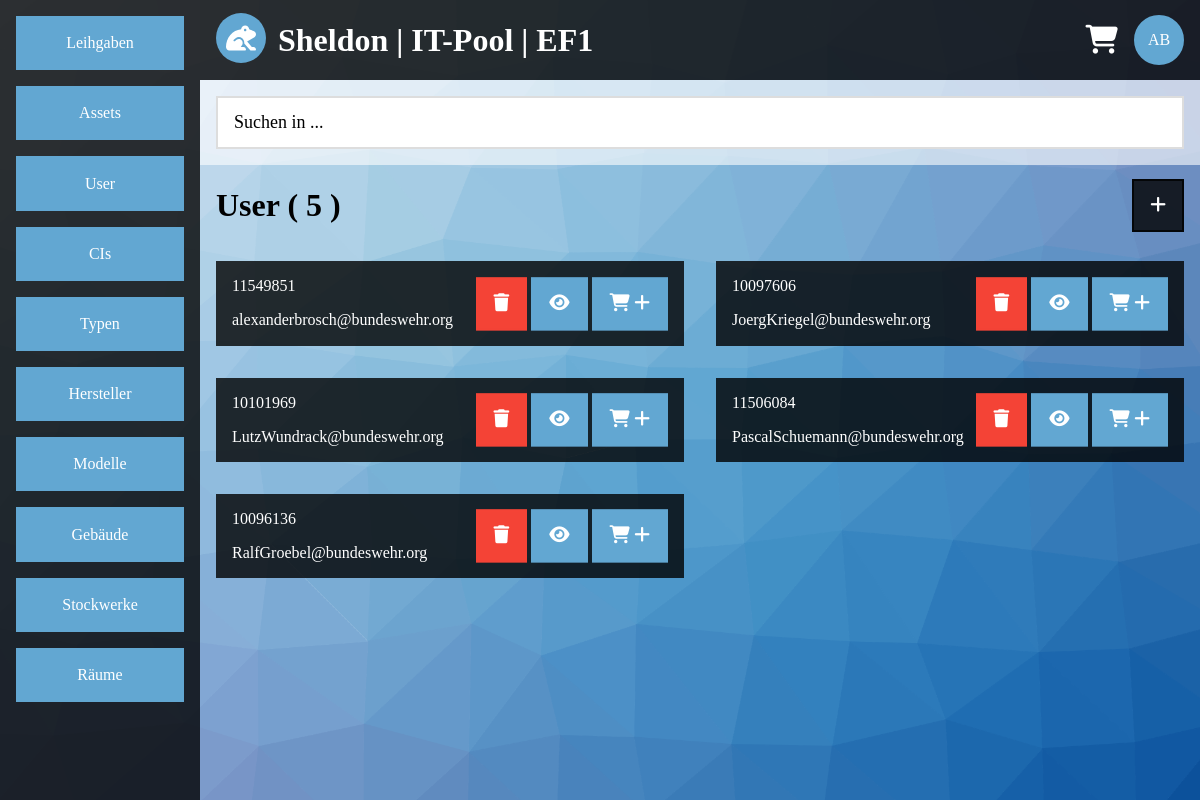
The app's page /list.php?category=user&site=0&amount=5 (signed in) with its own data.
### tables this page shows
CREATE TABLE IF NOT EXISTS `user` (
  `user_id` int(8) NOT NULL,
  `user_rank_id` int(2) NOT NULL,
  `user_vname` varchar(200) NOT NULL,
  `user_name` varchar(200) NOT NULL,
  `user_email` varchar(200) NOT NULL,
  `user_building_id` int(255) NOT NULL DEFAULT '1',
  `user_floor_id` int(255) NOT NULL DEFAULT '1',
  `user_room_id` int(255) NOT NULL DEFAULT '1',
  `user_password` varchar(200) NOT NULL,
  `user_salt` varchar(10) NOT NULL,
  `user_active` enum('0','1') NOT NULL DEFAULT '0',
  `user_admin` enum('0','1') NOT NULL DEFAULT '0',
  `user_failed_login` enum('0','1','2') NOT NULL DEFAULT '0',
  PRIMARY KEY (`user_id`),
  UNIQUE KEY `user_email` (`user_email`),
  KEY `user_building_id` (`user_building_id`),
  KEY `user_floor_id` (`user_floor_id`),
  KEY `user_room_id` (`user_room_id`),
  KEY `user_rank_id` (`user_rank_id`)
);

### list.php (the view, shortened to what this page needs)
<?php
require($_SERVER['DOCUMENT_ROOT'].'/include/config.inc.php');
$output = '';
$sql = mysqli_connect($app_sqlhost,$app_sqluser,$app_sqlpasswd,$app_sqldb);
if(!$sql)
{
	$output .= '<div class="container">';
	$output .= '<div class="content-center container white-alpha">';
	$output .= '<h1>Error</h1>';
	$output .= '<div class="panel black-alpha">';
	$output .= '<p>Es konnte keine Datenbankverbindung hergestellt werden.</p>';
	$output .= '</div>';
	$output .= '</div>';
	$output .= '</div>';
}
else
{
	$sql->query('SET NAMES UTF8');
	if(!empty($_GET))
	{
		if(empty($_GET['category']) || $_GET['site'] == "" || empty($_GET['amount']))
		{
			$output .= '<div class="container">';
			$output .= '<div class="content-center container white-alpha">';
			$output .= '<h1>Error</h1>';
			$output .= '<div class="panel black-alpha">';
			$output .= '<p>Es wurden nicht alle Daten gesendet.</p>';
			$output .= '</div>';
			$output .= '</div>';
			$output .= '</div>';
		}
		else
		{
			if(preg_match('/[^a-z]/',$_GET['category']) == 0)
			{
				$allowed_category = array('lend','asset','user','vendor','model','type','building','floor','room','ci');
				if(in_array($_GET['category'],$allowed_category))
				{
					if(preg_match('/[^0-9]/',$_GET['site']) == 0)
					{
						if(preg_match('/[^0-9]/',$_GET['amount']) == 0)
						{
							$allowed_amount = array(5,10,15);
							if(in_array($_GET['amount'],$allowed_amount))
							{
								$category_german = array('Leihgaben','Assets','User','Hersteller','Modelle','Typen','Geb&auml;ude','Stockwerke','R&auml;ume','CIs');
								$array_key = array_search($_GET['category'],$allowed_category);
								$archived_input = '';
								if($_GET['category'] == $allowed_category[0])
								{
									if($_GET['archived'] == "")
									{
										header('location:http://'.$_SERVER['HTTP_HOST'].'/list.php?category=lend&site=0&amount=5&archived=0');
										exit;
									}
									else
									{
										if(preg_match('/[^0-9]/',$_GET['archived']) == 0)
										{
											$allowed_archived = array(0,1);
											if(in_array($_GET['archived'],$allowed_archived))
											{
												$archived_input .= '<input type="hidden" name="archived" value="'.$_GET['archived'].'"/>';
												$query = sprintf("
												SELECT lend_id
												FROM lend
												WHERE lend_archived = '%s';",
												$sql->real_escape_string($_GET['archived']));
												$result = $sql->query($query);
												$amount_gs = mysqli_num_rows($result);
												if($amount_gs > 0)
												{
													if($_GET['site']*$_GET['amount'] >= $amount_gs)
													{
														$_GET['site'] = 0;
													}
													$i = 0;
													$output .= '<div class="container">';
													$output .= '<table class="block"><tr>';
													if($_GET['archived'] == $allowed_archived[0])
													{
														$output .= '<td class="col-l6"><h1>aktive '.$category_german[$array_key].' ( '.$amount_gs.' )</h1></td>';
														$output .= '<td class="col-l6 text-right"><a class="btn-default border border-black-alpha black-alpha hover-white-alpha hover-text-black-alpha" href="list.php?category='.$_GET['category'].'&site=0&amount=5&archived=1"><i class="fa-solid fa-file-zipper"></i></a></td>';
													}
													else if($_GET['archived'] == $allowed_archived[1])
													{
														$output .= '<td class="col-l6"><h1>archivierte '.$category_german[$array_key].' ( '.$amount_gs.' )</h1></td>';
														$output .= '<td class="col-l6 text-right"><a class="btn-default border border-black-alpha black-alpha hover-white-alpha hover-text-black-alpha" href="list.php?category='.$_GET['category'].'&site=0&amount=5&archived=0"><i class="fas fa-clock"></i></a></td>';
													}
													$output .= '</tr></table>';
													$output .= '</div>';
													$output .= '<ul class="flex block">';
													$query = sprintf("
													SELECT lend_id,user_name,user_vname,lend_user_id,lend_start
													FROM lend
													INNER JOIN user ON user_id = lend_user_id
													WHERE lend_archived = '%s'
													LIMIT %s,%s;",
													$sql->real_escape_string($_GET['archived']),
													$sql->real_escape_string($_GET['site']*$_GET['amount']),
													$sql->real_escape_string($_GET['amount']));
													$result = $sql->query($query);
													while($row = $result->fetch_array(MYSQLI_ASSOC))
													{
														$lend_start = date('d.m.Y',strtotime($row['lend_start']));
														if($i == 2)
														{
															$output .= '</ul>';
															$output .= '<ul class="flex block">';
															$i = 0;
														}
														$output .= '<li class="col-s12 col-m6 col-l6">';
														$output .= '<div class="text-center-medium text-center-small margin container display-container black-alpha">';
														$output .= '<p>'.$row['lend_user_id'].'</p>';
														$output .= '<p>'.$row['user_name'].', '.$row['user_vname'].'</p>';
														$output .= '<p>verliehen am '.$lend_start.'</p>';
														$output .= '<div class="container-large display-middle-right-large section-medium section-small">';
														$output .= '<a class="btn-default border border-light-blue light-blue hover-white hover-text-blue" href="view.php?category='.$_GET['category'].'&id='.$row['lend_id'].'"><i class="fas fa-eye"></i></a>';
														$output .= '</div>';
														$output .= '</div>';
														$output .= '</li>';
														$i++;
													}
													$output .= '</ul>';
												}
												else
												{
													$output .= '<div class="container">';
													$output .= '<div class="content-center container white-alpha">';
													$output .= '<h1>Info</h1>';
													$output .= '<div class="panel black-alpha">';
													$output .= '<p>Es wurden keine Eintr&auml;ge gefunden.</p>';
													$output .= '<p><a class="block btn-default border border-light-blue light-blue hover-white hover-text-blue" href="list.php?category='.$_GET['category'].'&site=0&amount=5&archived=0">aktive Leihgaben</a></p>';
													$output .= '<p><a class="block btn-default border border-light-blue light-blue hover-white hover-text-blue" href="list.php?category='.$_GET['category'].'&site=0&amount=5&archived=1">archivierte Leihgaben</a></p>';
													$output .= '</div>';
													$output .= '</div>';
													$output .= '</div>';
												}
											}
											else
											{
												header('location:http://'.$_SERVER['HTTP_HOST'].'/list.php?category=lend&site=0&amount=5&archived=0');
												exit;
											}
										}
										else
										{
											header('location:http://'.$_SERVER['HTTP_HOST'].'/list.php?category=lend&site=0&amount=5&archived=0');
											exit;
										}
									}
								}
								else
								{
									$query = sprintf("
									SELECT %s_id
									FROM %s;",
									$sql->real_escape_string($_GET['category']),
									$sql->real_escape_string($_GET['category']));
									$result = $sql->query($query);
									$amount_gs = mysqli_num_rows($result);
									if($amount_gs > 0)
									{
										$i = 0;
										$output .= '<div class="container">';
										$output .= '<table class="block"><tr>';
										$output .= '<td class="col-l6"><h1>'.$category_german[$array_key].' ( '.$amount_gs.' )</h1></td>';
										$output .= '<td class="col-l6"><div class="text-right"><a class="btn-default border border-black-alpha black-alpha hover-white-alpha hover-text-black-alpha" href="add.php?category='.$_GET['category'].'"><i class="fas fa-plus"></i></a></div></td>';
										$output .= '</tr></table>';
										$output .= '</div>';
										$output .= '<ul class="flex block">';
										if($_GET['category'] == $allowed_category[1])
										{
											$query = sprintf("
											SELECT asset_id,type_name,vendor_name,model_name,asset_serial,asset_locked
											FROM asset
											INNER JOIN type ON type_id = asset_type_id
											INNER JOIN vendor ON vendor_id = asset_vendor_id
											INNER JOIN model ON model_id = asset_model_id
											LIMIT %s,%s;",
											$sql->real_escape_string($_GET['site']*$_GET['amount']),
											$sql->real_escape_string($_GET['amount']));
											$result = $sql->query($query);
											while($row = $result->fetch_array(MYSQLI_ASSOC))
											{
												if($i == 2)
												{
													$output .= '</ul>';
													$output .= '<ul class="flex block">';
													$i = 0;
												}
												$output .= '<li class="col-s12 col-m6 col-l6">';
												$output .= '<div class="text-center-medium text-center-small margin container display-container black-alpha">';
												$output .= '<p>'.$row['type_name'].' / '.$row['vendor_name'].' / '.$row['model_name'].'</p>';
												$output .= '<p>'.$row['asset_serial'].'</p>';
												$output .= '<div class="container-large display-middle-right-large section-medium section-small">';
												$output .= '<a class="btn-default border border-red red hover-white hover-text-red" href="del.php?category='.$_GET['category'].'&id='.$row['asset_id'].'&returnto='.urlencode('http://'.$_SERVER['HTTP_HOST'].'/list.php?category='.$_GET['category'].'&site='.$_GET['site'].'&amount='.$_GET['amount']).'"><i class="fas fa-trash"></i></a> ';
												$output .= '<a class="btn-default border border-light-blue light-blue hover-white hover-text-blue" href="view.php?category='.$_GET['category'].'&id='.$row['asset_id'].'&tab=general"><i class="fas fa-eye"></i></a> ';
												if(!$row['asset_locked'])
												{
													$output .= '<a class="btn-default border border-light-blue light-blue hover-white hover-text-blue" href="cart.php?aktion=add&category='.$_GET['category'].'&id='.$row['asset_id'].'"><i class="fas fa-shopping-cart"></i> <i class="fas fa-plus"></i></a>';
												}
												$output .= '</div>';
												$output .= '</div>';
												$output .= '</li>';
												$i++;
											}
										}
										else if($_GET['category'] == $allowed_category[2])
										{
											$query = sprintf("
											SELECT user_id,user_email
											FROM user
											LIMIT %s,%s;",
											$sql->real_escape_string($_GET['site']*$_GET['amount']),
											$sql->real_escape_string($_GET['amount']));
											$result = $sql->query($query);
											while($row = $result->fetch_array(MYSQLI_ASSOC))
											{
												if($i == 2)
												{
													$output .= '</ul>';
													$output .= '<ul class="flex block">';
													$i = 0;
												}
												$output .= '<li class="col-s12 col-m6 col-l6">';
												$output .= '<div class="text-center-medium text-center-small margin container display-container black-alpha">';
												$output .= '<p>'.$row['user_id'].'</p>';
												$output .= '<p>'.$row['user_email'].'</p>';
												$output .= '<div class="container-large display-middle-right-large section-medium section-small">';
												$output .= '<a class="btn-default border border-red red hover-white hover-text-red" href="del.php?category='.$_GET['category'].'&id='.$row['user_id'].'&returnto='.urlencode('http://'.$_SERVER['HTTP_HOST'].'/list.php?category='.$_GET['category'].'&site='.$_GET['site'].'&amount='.$_GET['amount']).'"><i class="fas fa-trash"></i></a> ';
												$output .= '<a class="btn-default border border-light-blue light-blue hover-white hover-text-blue" href="view.php?category='.$_GET['category'].'&id='.$row['user_id'].'&tab=general"><i class="fas fa-eye"></i></a> ';
												$output .= '<a class="btn-default border border-light-blue light-blue hover-white hover-text-blue" href="cart.php?aktion=add&category='.$_GET['category'].'&id='.$row['user_id'].'"><i class="fas fa-shopping-cart"></i> <i class="fas fa-plus"></i></a>';
												$output .= '</div>';
												$output .= '</div>';
												$output .= '</li>';
												$i++;
											}
										}
										$output .= '</ul>';
									}
								}
							}
						}
					}
				}
			}
		}
	}
}
?>
<!DOCTYPE HTML>
<html lang="de">
	<head>
		<?php
		require($_SERVER['DOCUMENT_ROOT'].'/include/head.inc.php');
		?>
	</head>
	<body>
		<?php
		require($_SERVER['DOCUMENT_ROOT'].'/include/body.inc.php');
		?>
	</body>
</html>

### css/main.css (style rules this page uses)
* { box-sizing:border-box; }
html,body { margin:0; height:100vh; }
a { text-decoration:none; color:inherit; }
table { border-spacing:0px; margin:0; padding:0; }
table td { padding:0; }
ul { padding:0; margin:0; list-style-type:none; }
ul.flex, ul.flex-center { display:flex; flex-direction:row; }
ul.flex { flex-wrap:wrap; }
.block { width:100%; }
.container { padding:.1px 16px; display:block; }
.margin { margin:16px; }
.display-container { position:relative; }
.btn-default { display:inline-block; border:none; text-decoration:none; text-align:center; font-size:18px; padding:14px 16px; cursor:pointer; }
.black-alpha { background-color:rgba(0,0,0,0.8); color:#ffffff; }
.red { background-color:#f44336; color:#ffffff; }
.light-blue { background-color:#62a7d2; color:#ffffff; }
.border { border-width:2px; border-style:solid; }
.border-light-blue { border-color:#62a7d2; }
.border-red { border-color:#f44336; }
.border-black-alpha { border-color:rgba(0,0,0,0.8); }
.text-right { text-align:right; }
@media (min-width:993px) { .col-l6 { width:50%; } }
@media (min-width:993px) { .display-middle-right-large { position:absolute; right:0; top:50%; transform:translate(0,-50%); } }
@media (min-width:993px) { .container-large { padding:.1px 16px; } }

### records on screen
user: user_id "11549851", user_email "alexanderbrosch@bundeswehr.org"
user: user_id "10097606", user_email "JoergKriegel@bundeswehr.org"
user: user_id "10101969", user_email "LutzWundrack@bundeswehr.org"
user: user_id "11506084", user_email "PascalSchuemann@bundeswehr.org"
user: user_id "10096136", user_email "RalfGroebel@bundeswehr.org"

### other values on screen
$app_org "EF1"
$initials "AB"
$category_german[$array_key] "User"
$amount_gs "5"
